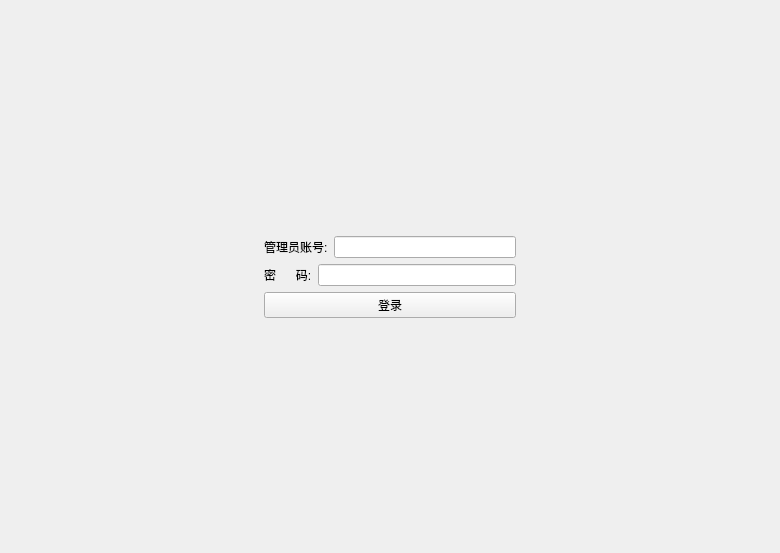
<?xml version="1.0" encoding="UTF-8"?>
<ui version="4.0">
 <class>Form</class>
 <widget class="QWidget" name="Form">
  <property name="geometry">
   <rect>
    <x>0</x>
    <y>0</y>
    <width>780</width>
    <height>553</height>
   </rect>
  </property>
  <property name="windowTitle">
   <string>学生登录 - 数据库管理系统</string>
  </property>
  <layout class="QVBoxLayout" name="verticalLayout_3">
   <item>
    <layout class="QVBoxLayout" name="verticalLayout_2">
     <item>
      <spacer name="verticalSpacer">
       <property name="orientation">
        <enum>Qt::Vertical</enum>
       </property>
       <property name="sizeHint" stdset="0">
        <size>
         <width>20</width>
         <height>40</height>
        </size>
       </property>
      </spacer>
     </item>
     <item>
      <layout class="QHBoxLayout" name="horizontalLayout_3">
       <item>
        <spacer name="horizontalSpacer_2">
         <property name="orientation">
          <enum>Qt::Horizontal</enum>
         </property>
         <property name="sizeHint" stdset="0">
          <size>
           <width>40</width>
           <height>20</height>
          </size>
         </property>
        </spacer>
       </item>
       <item>
        <layout class="QVBoxLayout" name="verticalLayout">
         <item>
          <layout class="QHBoxLayout" name="horizontalLayout">
           <item>
            <widget class="QLabel" name="label">
             <property name="text">
              <string>管理员账号:</string>
             </property>
            </widget>
           </item>
           <item>
            <widget class="QLineEdit" name="userNameEdit"/>
           </item>
          </layout>
         </item>
         <item>
          <layout class="QHBoxLayout" name="horizontalLayout_2">
           <item>
            <widget class="QLabel" name="label_2">
             <property name="text">
              <string>密      码:</string>
             </property>
            </widget>
           </item>
           <item>
            <widget class="QLineEdit" name="passWordEdit"/>
           </item>
          </layout>
         </item>
         <item>
          <widget class="QPushButton" name="loginButton">
           <property name="text">
            <string>登录</string>
           </property>
          </widget>
         </item>
        </layout>
       </item>
       <item>
        <spacer name="horizontalSpacer">
         <property name="orientation">
          <enum>Qt::Horizontal</enum>
         </property>
         <property name="sizeHint" stdset="0">
          <size>
           <width>40</width>
           <height>20</height>
          </size>
         </property>
        </spacer>
       </item>
      </layout>
     </item>
     <item>
      <spacer name="verticalSpacer_2">
       <property name="orientation">
        <enum>Qt::Vertical</enum>
       </property>
       <property name="sizeHint" stdset="0">
        <size>
         <width>20</width>
         <height>40</height>
        </size>
       </property>
      </spacer>
     </item>
    </layout>
   </item>
  </layout>
 </widget>
 <resources/>
 <connections/>
</ui>
